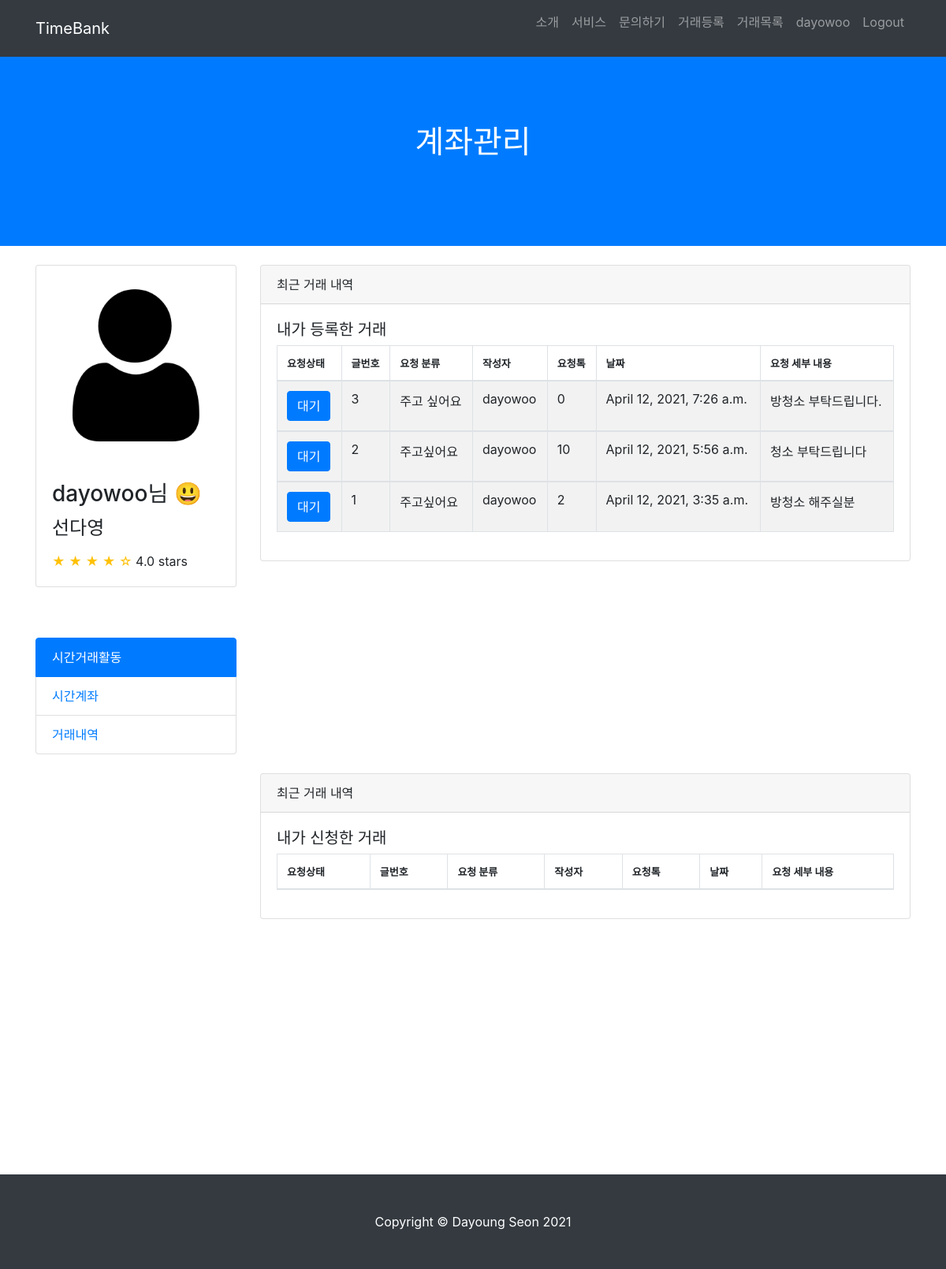
The page /account/account (signed in) on the database as committed earlier.
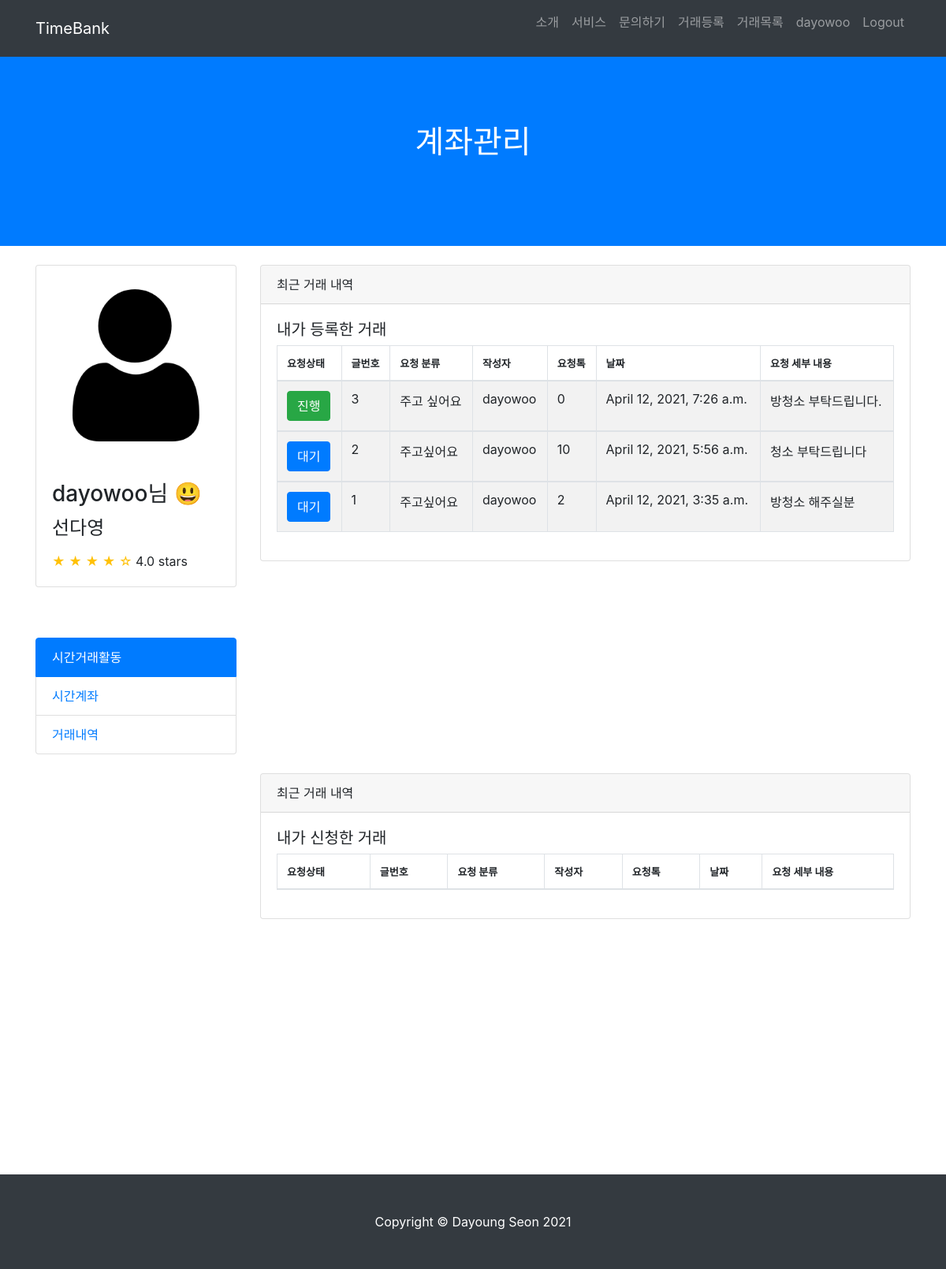
The same page on the database as committed later.
### TimeBank_app/models.py (models this page shows, shortened)
class Post(models.Model):
    date = models.CharField(max_length=140)
    start_time = models.CharField(max_length=140)
    end_time = models.CharField(max_length=140)
    service_choice = (('주고싶어요','주고싶어요'), ('받고싶어요','받고싶어요'))
    service = models.CharField(max_length=50, choices=service_choice)
    location = models.CharField(max_length=140)
    main_work = models.CharField(max_length=140)
    content = models.TextField(verbose_name='내용')
    created_at = models.DateTimeField(auto_now_add=True, verbose_name='등록시간')
    tok = models.PositiveIntegerField(default=0, verbose_name='거래톡')
    author = models.ForeignKey(User, on_delete=models.CASCADE, verbose_name='작성자')
    status_list = (('대기','대기'),('진행','진행'),('완료','완료'),('중단','중단'))
    status = models.CharField(max_length=50, choices=status_list, default='대기')
    respond_list = (('요청대기','요청대기'),('요청승인', '요청승인'),('요청거절','요청거절'))
    respond = models.CharField(max_length=50, choices=respond_list, verbose_name='승인상태', default='요청대기')
    applicants = models.CharField(max_length=140, verbose_name='신청자', null=True)
    class Meta:
        ordering = ['-created_at']

### TimeBank_account/models.py (models this page shows)
class User(AbstractUser):
    username = models.CharField(max_length=64, verbose_name='사용자ID', unique=True)
    email = models.EmailField(max_length=128, verbose_name='E-mail')
    name = models.CharField(max_length=64, verbose_name='이름')
    password = models.CharField(max_length=64, verbose_name='비밀번호')
    contact = models.CharField(max_length=150, verbose_name='연락처')
    birth = models.CharField(max_length=150, verbose_name='생년월일')
    user_age = models.CharField(max_length=50, verbose_name='연령대')
    gender = models.CharField(max_length=10, verbose_name='성별')
    balance = models.IntegerField(verbose_name='잔액', default=0)
    registered_dtn = models.DateField(auto_now_add=True, verbose_name='가입일자')
    image = models.ImageField(upload_to="images/", blank=True)
    object = CustomUserManager()
    def __str__(self):
        return self.username
    class Meta:
        db_table = 'TimeBank_user'

### TimeBank_account/views.py (the view)
# urls.py: path('account', views.account_history, name="account"),
def account_history(request):
    posts = Post.objects.all()
    my_posts = posts.filter(author = request.user)
    regsiter_posts = posts.filter(applicants = request.user)
    return render(request, "account.html", {'my_posts': my_posts, 'regsiter_posts': regsiter_posts})

### TimeBank_account/templates/account.html (shortened to what the changed rows need)
{% load static %}
<html lang="en">
<head>
  <link href="{% static 'vendor/bootstrap/css/bootstrap.min.css' %}" rel="stylesheet">
  <link href="{% static 'css/scrolling-nav.css' %}" rel="stylesheet">
</head>
<body id="page-top">
  <header class="bg-primary text-white">
    <div class="container text-center">
      <h1>계좌관리</h1>
    </div>
  </header>
 <div class="container">
  <div class="row">
    <div class="col-lg-9">
      <div class="card card-outline-secondary my-4">
        <div class="card-body">
          <table id="example" class="table table-striped table-bordered" style="width:100%">
            <thead>
              <tr>
                <th style="font-size: 13px;">요청상태</th>
                <th style="font-size: 13px;">글번호</th>
                <th style="font-size: 13px;">요청 분류</th>
                <th style="font-size: 13px;">작성자</th>
                <th style="font-size: 13px;">요청톡</th>
                <th style="font-size: 13px;">날짜</th>
                <th style="font-size: 13px;">요청 세부 내용</th>
            </tr>
            </thead>
            <tbody>
              {% for my_post in my_posts %}
                <tr>
                  {% if my_post.status == "대기" %}
                    <td><a href="{% url 'my_post_detail' my_post.id %}" class="btn btn-primary">{{ my_post.status}}</a></td>
                  {% elif my_post.status == "진행" %}
                    <td><a href="{% url 'my_post_detail' my_post.id %}" class="btn btn-success">{{ my_post.status}}</a></td>
                  {% elif my_post.status == "완료" %}
                    <td><a href="{% url 'my_post_detail' my_post.id %}" class="btn btn-warning">{{ my_post.status}}</a></td>
                  {% endif %}
                    <td>{{ my_post.id }}</td>
                    <td>{{ my_post.service }}</td>
                    <td>{{ my_post.author }}</td>
                    <td>{{ my_post.tok }}</td>
                    <td>{{ my_post.created_at }}</td>
                    <td>{{ my_post.content }}</td>
                </tr>
            </tbody>
            {% endfor %}
          </table>
        </div>
      </div>
    </div>
    <div class="container">
      <div class="row">
    <div class="col-lg-9">
      <div class="card card-outline-secondary my-4">
        <div class="card-body">
          <table id="example" class="table table-striped table-bordered" style="width:100%">
            <thead>
                <tr>
                  <th style="font-size: 13px;">요청상태</th>
                  <th style="font-size: 13px;">글번호</th>
                  <th style="font-size: 13px;">요청 분류</th>
                  <th style="font-size: 13px;">작성자</th>
                  <th style="font-size: 13px;">요청톡</th>
                  <th style="font-size: 13px;">날짜</th>
                  <th style="font-size: 13px;">요청 세부 내용</th>
                </tr>
            </thead>
          </table>
        </div>
      </div>
    </div>
</div>
  </div>
</div>
</div>
</body>

Rows that differ between the two databases and show on the page:
changed Post "주고 싶어요": status "대기" → "진행"
